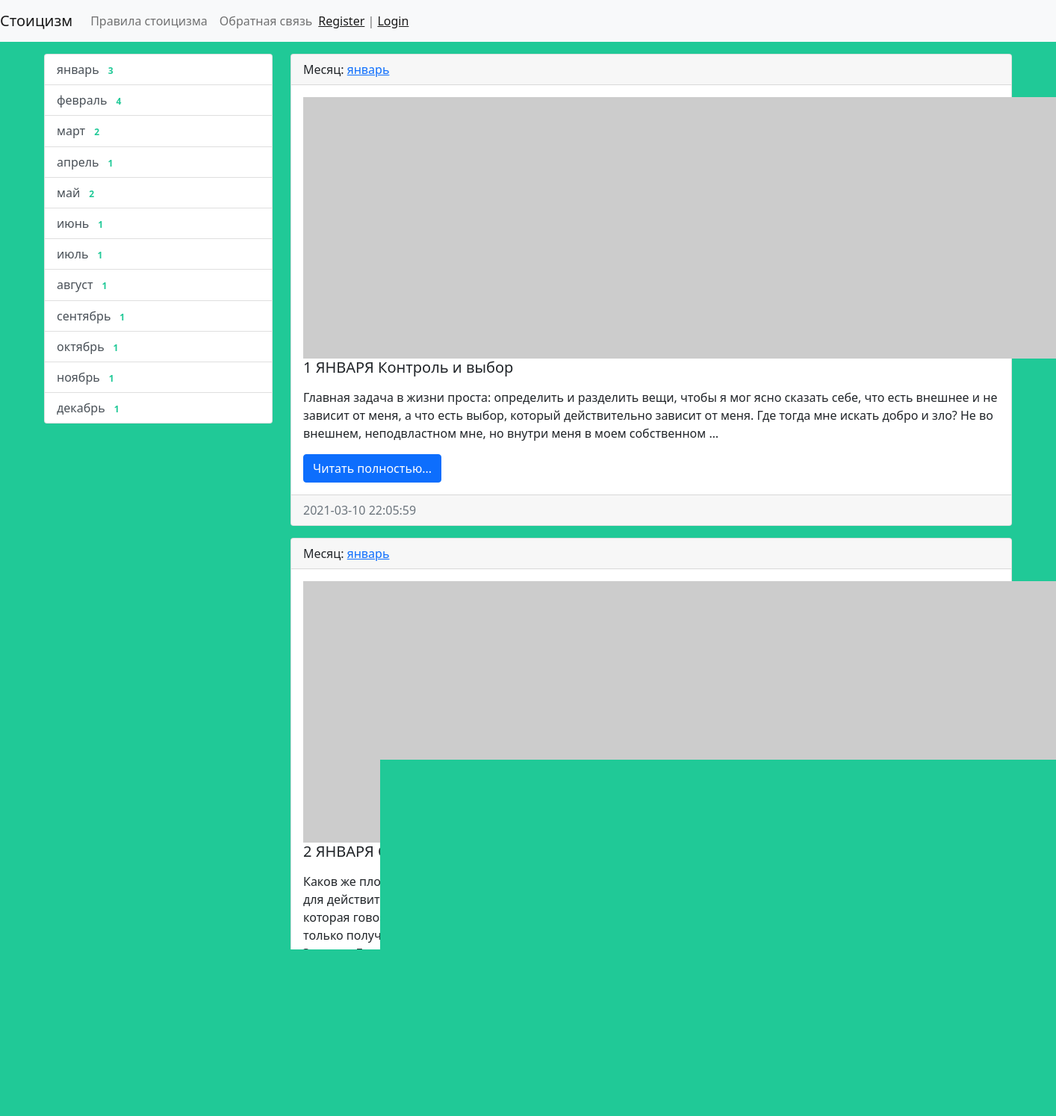
The page / on the database its author committed.
### stoic/models.py (models this page shows, shortened)
class Month(models.Model):
    title = models.CharField(max_length=150, db_index=True, verbose_name='Наименование месяца')
    def get_absolute_url(self):
        return reverse('month', kwargs={"month_id": self.pk})
    def __str__(self):
        return self.title
    class Meta:
        verbose_name = 'Месяц'
        verbose_name_plural = 'Месяцы'
        ordering = ['id']

class Stoic(models.Model):
    title = models.CharField(max_length=150, verbose_name='Заголовок')
    content = models.TextField(blank=True, verbose_name='Контент')
    created_at = models.DateTimeField(auto_now_add=True, verbose_name='Дата публикации')
    updated_at = models.DateTimeField(auto_now=True, verbose_name='Обновлено')
    photo = models.ImageField(upload_to='photos/%Y/%m/%d/', verbose_name='Изображение', blank=True)
    is_published = models.BooleanField(default=True, verbose_name='Опубликовано')
    month = models.ForeignKey('Month', on_delete=models.PROTECT, verbose_name='Месяц')
    views = models.IntegerField(default=0)
    def get_absolute_url(self):
        return reverse('view_stoic', kwargs={"pk": self.pk})
    class Meta:
        verbose_name = 'Высказывание'
        verbose_name_plural = 'Дни'
        ordering = ['id']

### stoic/views.py (the view)
# urls.py: path('', HomeStoic.as_view(), name='home'),
class HomeStoic(MyMixin, ListView):
    model = Stoic
    template_name = 'stoic/home_stoic_list.html'
    context_object_name = 'stoic'
    mixin_prop = 'hello world'
    paginate_by = 2
    def get_context_data(self, *, object_list=None, **kwargs):
        context = super().get_context_data(**kwargs)
        context['title'] = self.get_upper('Стоик')
        context['mixin_prop'] = self.get_prop()
        return context
    def get_queryset(self):
        return Stoic.objects.filter(is_published=True).select_related('month')

### stoic/templatetags/stoic_tags.py (called while the page is built)
@register.inclusion_tag('stoic/list_months.html')
def show_months(arg1='Hello', arg2='world'):
    months = Month.objects.annotate(cnt=Count('stoic', filter=F('stoic__is_published'))).filter(cnt__gt=0)
    return {"months": months, "arg1": arg1, "arg2": arg2}

### stoic/utils.py (called while the page is built)
    def get_prop(self):
        return self.mixin_prop.upper()

    def get_upper(self, s):
        if isinstance(s, str):
            return s.upper()
        else:
            return s.title.upper()

### stoic/templates/stoic/home_stoic_list.html (shortened to what this page needs)
{% extends 'base.html' %}
{% block sidebar %}
{% include 'inc/_sidebar.html' %}
{% endblock %}
{% block content %}
{% for item in stoic %}
<div class="card mb-3">
    <div class="card-header">
        Месяц: <a href="{{ item.category.get_absolute_url }}">{{ item.month }}</a>
    </div>
    <div class="card-body">
        <div class="media">
            {% if item.photo %}
            <img src="{{ item.photo.url }}" alt="" width="350" class="mr-3">
            {% else %}
            <img src="https://picsum.photos/id/1060/350/235/?blur=2" alt="" class="mr-3">
            {% endif %}
            <div class="media-body">
                <h5 class="card-title">{{ item.title }}</h5>
                <p class="card-text">{{ item.content|safe|linebreaks|truncatewords:50 }}</p>
                <a href="{{ item.get_absolute_url }}" class="btn btn-primary">Читать полностью...</a>
            </div>
        </div>
    </div>
    <div class="card-footer text-muted">
        {{ item.created_at|date:"Y-m-d H:i:s" }}
    </div>
</div>
{% endfor %}
{% endblock %}

### templates/base.html (shortened to what this page needs)
{% load static %}
<!doctype html>
<html lang="en">
<head>
    <link rel="stylesheet" href="{% static 'bootstrap/css/bootstrap.min.css' %}">
    <link rel="stylesheet" href="{% static 'css/style.css' %}">
</head>
<body>
{% include 'inc/_nav.html' %}
<div class="container mt-3">
    <div class="row">
        <div class="col-md-3">
            {% block sidebar %}SIDEBAR{% endblock %}
        </div>
        <div class="col-md-9">
            {% block content %}CONTENT{% endblock %}
         {% if page_obj.has_other_pages %}
            <nav aria-label="...">
                <ul class="pagination">
                    {% for p in page_obj.paginator.page_range %}
                    {% if page_obj.number == p %}
                    <li class="page-item active" aria-current="page">
                        <a class="page-link" href="?page={{ p }}">{{ p }} </a>
                    </li>
                    {% elif p > page_obj.number|add:-3 and p < page_obj.number|add:3 %}
                    <li class="page-item">
                        <a class="page-link" href="?page={{ p }}">{{ p }}</a>
                    </li>
                    {% endif %}
                    {% endfor %}
                    {% if page_obj.has_next %}
                    <li class="page-item">
                        <a class="page-link" href="?page={{ page_obj.next_page_number }}">Next</a>
                    </li>
                    {% endif %}
                </ul>
            </nav>
            {% endif %}
        </div>
    </div>
</div>
</body>
</html>

### templates/inc/_nav.html (shortened to what this page needs)
<nav class="navbar navbar-expand-lg navbar-light bg-light">
    <a class="navbar-brand" href="{% url 'home' %}">Стоицизм</a>
    <div class="collapse navbar-collapse" id="navbarSupportedContent">
        <ul class="navbar-nav mr-auto">
            <li class="nav-item"><a class="nav-link" href="{% url 'home' %}">Правила стоицизма</a></li>
            <li class="nav-item"><a class="nav-link" href="{% url 'contact' %}">Обратная связь</a></li>
        </ul>
        <span class="navbar-text">
         {% if request.user.is_authenticated %}
            Добро пожаловать, {{ user.username }} | <a href="{% url 'logout' %}">Выход</a>
            {% else %}
            <a href="{% url 'register' %}">Register</a> | <a href="{% url 'login' %}">Login</a>
            {% endif %}
        </span>
    </div>
</nav>

### templates/inc/_sidebar.html (shortened to what this page needs)
{% load stoic_tags %}
{% show_months %}

### stoic/templates/stoic/list_months.html
<div class="list-group">
    {% for item in months %}
        <a href="{{ item.get_absolute_url }}" class="list-group-item list-group-item-action">{{ item.title }} <span  class="badge badge-primary badge-pill" style="color:#20c997;"  >{{ item.cnt }}</span></a>
    {% endfor %}
</div>

### stoic_app/static/css/style.css (style rules this page uses)
body { background-color: #20c997; }

### rows shown on the page
Month: title "январь", cnt "3"
Month: title "февраль", cnt "4"
Month: title "март", cnt "2"
Month: title "апрель", cnt "1"
Month: title "май", cnt "2"
Month: title "июнь", cnt "1"
Month: title "июль", cnt "1"
Month: title "август", cnt "1"
Month: title "сентябрь", cnt "1"
Month: title "октябрь", cnt "1"
Month: title "ноябрь", cnt "1"
Month: title "декабрь", cnt "1"
Stoic: month "январь", title "1 ЯНВАРЯ Контроль и выбор", content "Главная задача в жизни проста: определить и разделить вещи, чтобы я мог ясно сказать себе, что есть внешнее и не зависит от меня, а что есть выбор, который действительно зависит от меня. Где тогда мне искать добро и зло? Не во внешнем, неподвластном мне, но внутри меня в моем собственном …", created_at "2021-03-10 22:05:59"
Stoic: month "январь", title "2 ЯНВАРЯ Образование – это свобода", content "Каков же плод этих мнений? Именно таков, каким и должен быть наиболее прекрасный и наиболее подобающий для действительно образованных: невозмутимость, бесстрашие, свобода. В этом ведь не толпе следует верить, которая говорит, что только свободным можно получать образование, а скорее философам, которые говорят, что только получившие образование свободны[14]. Эпиктет. Беседы. 2.1.21–23а"
